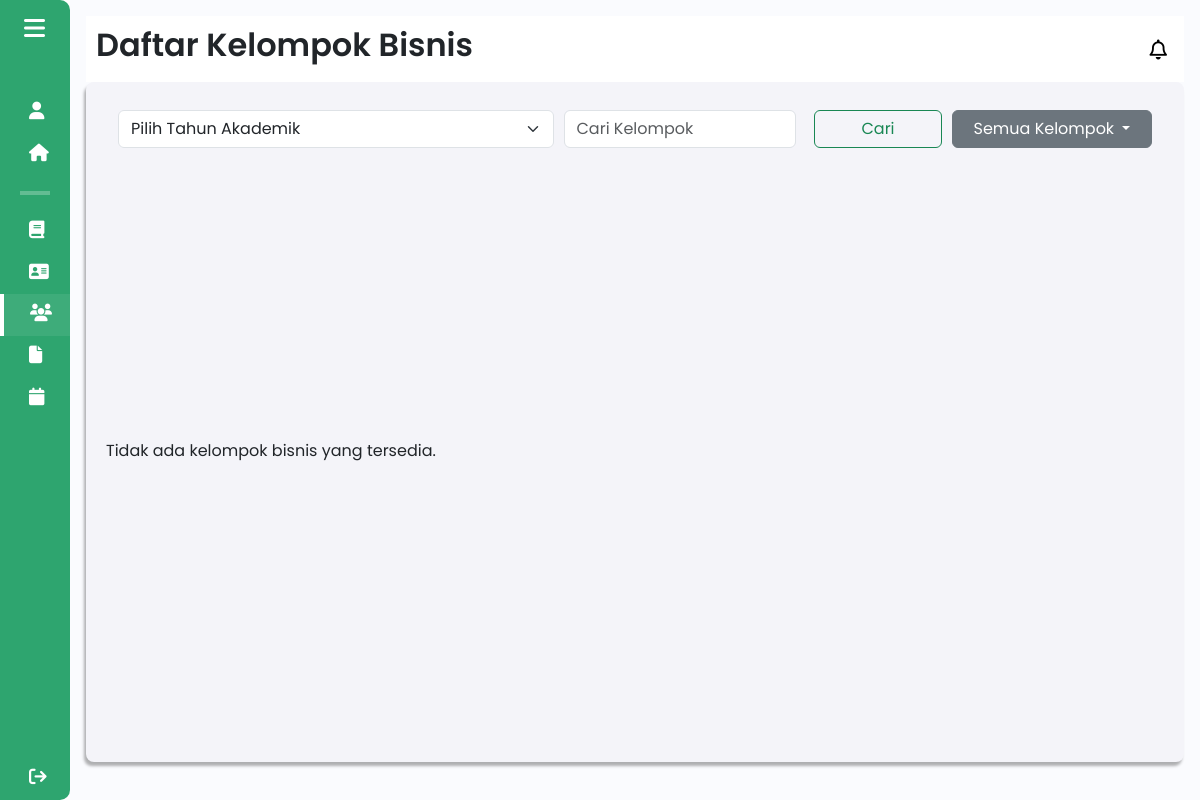
Before: /components/pages/admin/daftar_kelompok_bisnis_admin.php (signed in) with the older database file.
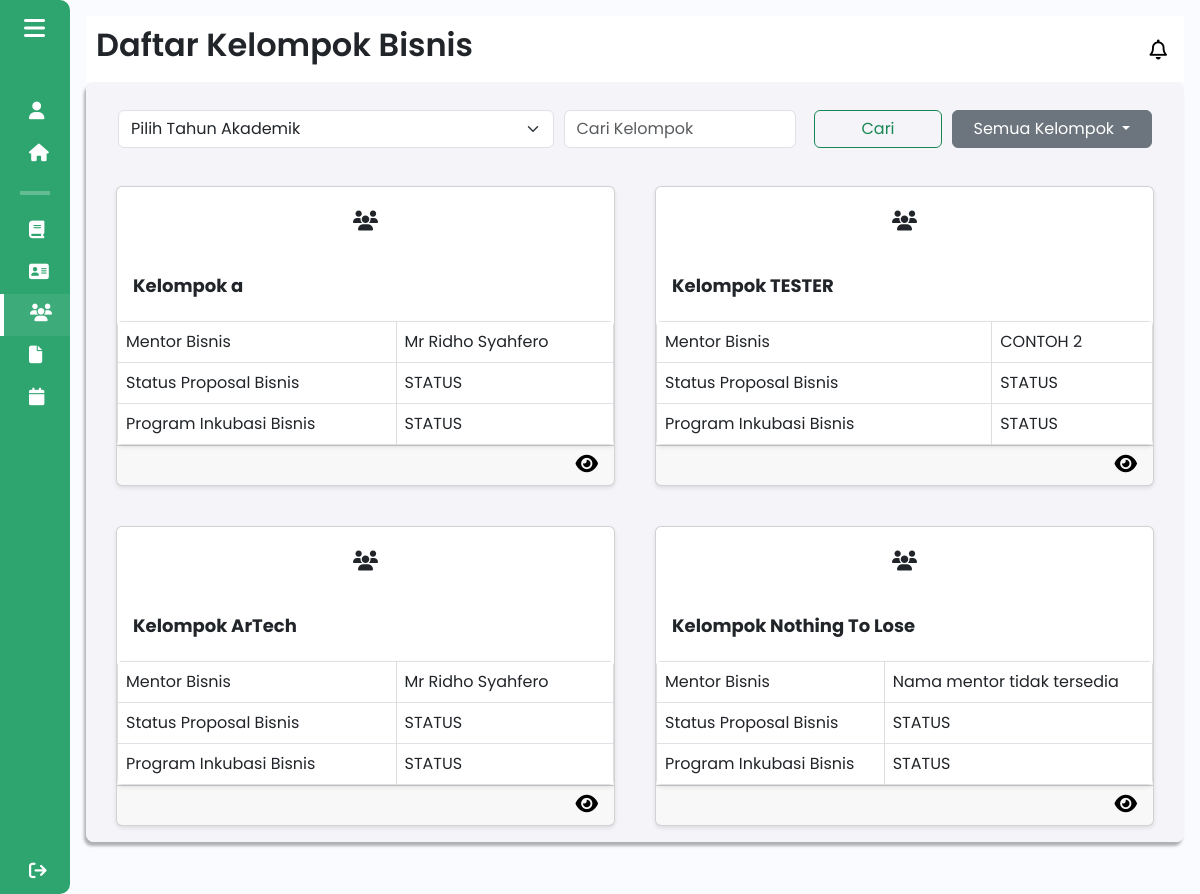
After: the same page with the newer database file.
### tables this page shows
CREATE TABLE `kelompok_bisnis_backup` (
  `id_kelompok` int(11) NOT NULL DEFAULT 0,
  `npm_ketua` varchar(20) DEFAULT NULL,
  `nama_kelompok` varchar(50) DEFAULT NULL,
  `nama_bisnis` varchar(50) DEFAULT NULL,
  `logo_bisnis` varchar(255) DEFAULT NULL,
  `tahun_akademik_id` int(11) DEFAULT NULL,
  `kategori_bisnis` varchar(255) DEFAULT NULL,
  `sdg` varchar(255) DEFAULT NULL,
  `ide_bisnis` varchar(255) DEFAULT NULL,
  `id_mentor` int(11) DEFAULT NULL
);

CREATE TABLE `mentor` (
  `id` int(11) NOT NULL,
  `user_id` int(11) NOT NULL,
  `nama` varchar(100) NOT NULL,
  `nidn` varchar(15) NOT NULL,
  `email` varchar(100) DEFAULT NULL,
  `contact` varchar(15) DEFAULT NULL,
  `keahlian` varchar(100) DEFAULT NULL,
  `fakultas` varchar(100) DEFAULT NULL,
  `prodi` varchar(100) DEFAULT NULL,
  `foto_profile` varchar(255) DEFAULT NULL
);

### components/pages/admin/daftar_kelompok_bisnis_admin.php (the view, shortened to what this page needs)
<?php
include $_SERVER['DOCUMENT_ROOT'] . '/Aplikasi-Kewirausahaan/config/db_connection.php';
$sql = "SELECT * FROM kelompok_bisnis_backup";
$result = $conn->query($sql);
?>
<!DOCTYPE html>
<html lang="en">
<head>
    <link href="https://cdn.lineicons.com/4.0/lineicons.css" rel="stylesheet" />
    <link href="https://cdn.jsdelivr.net/npm/bootstrap@5.3.0-alpha3/dist/css/bootstrap.min.css" rel="stylesheet"
>
    <link rel="stylesheet" href="/Aplikasi-Kewirausahaan/assets/css/daftar_kelompok.css">
</head>
<body>
    <div class="wrapper">
        <?php
        $activePage = 'daftar_kelompok_bisnis_admin';
        include 'sidebar_admin.php';
        ?>
        <div class="main p-3">
            <div class="main_header">
                <?php
                    $pageTitle = "Daftar Kelompok Bisnis";
                    include 'header_admin.php';
                ?>
            </div>
            <div class="main_wrapper">
                <div class="nav_main_wrapper">
                    <nav class="navbar navbar-expand-lg">
                        <div class="container-fluid">
                            <select name="year" class="form-select filter-tahun" required>
                                <option value="" disabled selected>Pilih Tahun Akademik</option>
                            </select>
                            <form class="d-flex" role="search">
                                <input class="form-control me-2" type="search" placeholder="Cari Kelompok" aria-label="Search">
                                <button class="btn btn-outline-success" type="submit">Cari</button>
                            </form>
                            <div class="dropdown">
                                <button class="btn btn-secondary dropdown-toggle text-white" type="button"
                                        id="dropdownMenuButton" data-bs-toggle="dropdown" aria-expanded="false">
                                    Semua Kelompok
                                </button>
                            </div>
                        </div>
                    </nav>
                </div>
                <?php
                if ($result->num_rows > 0) {
                    while ($row = $result->fetch_assoc()) {
                        $id_kelompok = $row['id_kelompok'];
                        $id_mentor = $row['id_mentor'];
                        $mentorQuery = "
                            SELECT m.nama AS nama_mentor
                            FROM mentor m
                            WHERE m.id = '" . $id_mentor . "' LIMIT 1";
                        $mentorResult = mysqli_query($conn, $mentorQuery);
                        $mentor = mysqli_fetch_assoc($mentorResult);
                        $namaMentor = $mentor['nama_mentor'] ?? 'Nama mentor tidak tersedia';
                        echo '
                        <div class="card" style="width: 45%; margin: 10px;">
                            <div class="card-icon text-center py-4">
                                <i class="fa-solid fa-users"></i>
                            </div>
                            <div class="card-body m-0">
                                <h5 class="card-title">Kelompok ' . htmlspecialchars($row['nama_kelompok']) . '</h5>
                            </div>
                            <table class="table table-bordered m-0 styled-table">
                                <tbody>
                                    <tr>
                                        <td>Mentor Bisnis</td>
                                        <td>' . $namaMentor . '</td>
                                    </tr>
                                    <tr>
                                        <td>Status Proposal Bisnis</td>
                                        <td>STATUS</td>
                                    </tr>
                                    <tr>
                                        <td>Program Inkubasi Bisnis</td>
                                        <td>STATUS</td>
                                    </tr>
                                </tbody>
                            </table>
                            <div class="card-footer">
                                <a href="detail_kelompok.php?id_kelompok=' . $id_kelompok . '">
                                    <i class="fa-solid fa-eye detail-icon" data-bs-toggle="tooltip" data-bs-custom-class="custom-tooltip" data-bs-title="Lihat Kelompok Bisnis"></i>
                                </a>
                            </div>
                        </div>';
                    }
                } else {
                    echo '<p>Tidak ada kelompok bisnis yang tersedia.</p>';
                }
                ?>
            </div>
        </div>
    </div>
</body>
</html>

### components/pages/admin/sidebar_admin.php (shortened to what this page needs)
<!DOCTYPE html>
<html lang="en">
<head>
    <link href="https://cdn.lineicons.com/4.0/lineicons.css" rel="stylesheet" />
    <link href="https://cdn.jsdelivr.net/npm/bootstrap@5.3.0-alpha3/dist/css/bootstrap.min.css" rel="stylesheet"
>
    <link rel="stylesheet" href="/Aplikasi-Kewirausahaan/assets/css/sidebar.css">
</head>
<body>
    <div class="wrapper">
        <aside id="sidebar">
            <div class="d-flex">
                <button class="toggle-btn" type="button">
                    <i class="fa-solid fa-bars"></i>
                </button>
            </div>
            <ul class="sidebar-nav">
                <li class="sidebar-item <?php echo ($activePage == 'profil') ? 'active' : ''; ?>">
                    <a href="profil_admin.php" class="sidebar-link">
                        <i class="fa-solid fa-user"></i>
                    </a>
                </li>
                <li class="sidebar-item <?php echo ($activePage == 'pageadmin') ? 'active' : ''; ?>">
                    <a href="pageadmin.php" class="sidebar-link">
                        <i class="fa-solid fa-house"></i>
                    </a>
                </li>
                <hr>
                <li class="sidebar-item <?php echo ($activePage == 'materikewirausahaan_admin') ? 'active' : ''; ?>">
                    <a href="materikewirausahaan_admin.php" class="sidebar-link">
                        <i class="fa-solid fa-book"></i>
                    </a>
                </li>
                <li class="sidebar-item <?php echo ($activePage == 'daftar_mentor_admin') ? 'active' : ''; ?>">
                    <a href="daftar_mentor_admin.php" class="sidebar-link">
                    <i class="fa-solid fa-address-card"></i>
                    </a>
                </li>
                <li class="sidebar-item <?php echo ($activePage == 'daftar_kelompok_bisnis_admin') ? 'active' : ''; ?>">
                    <a href="daftar_kelompok_bisnis_admin.php" class="sidebar-link">
                        <i class="fa-solid fa-users"></i>
                    </a>
                </li>
                <li class="sidebar-item <?php echo ($activePage == 'daftar_penuh_proposal') ? 'active' : ''; ?>">
                    <a href="daftar_penuh_proposal.php" class="sidebar-link">
                        <i class="fa-solid fa-file"></i>
                    </a>
                </li>
                <li class="sidebar-item <?php echo ($activePage == 'tahun_akademik') ? 'active' : ''; ?>">
                    <a href="tahun_akademik.php" class="sidebar-link">
                        <i class="fa-solid fa-calendar"></i>
                    </a>
                </li>
                <li class="sidebar-item sign-out">
                    <a href="/Aplikasi-Kewirausahaan/components/pages/startdashboard/dashboardawal.php" class="sidebar-link">
                        <i class="fa-solid fa-sign-out"></i>
                    </a>
                </li>
            </ul>
        </aside>
    </div>
</body>
</html>

### components/pages/admin/header_admin.php (shortened to what this page needs)
<!DOCTYPE html>
<html lang="en">
<head>
    <link href="https://cdn.lineicons.com/4.0/lineicons.css" rel="stylesheet" />
    <link href="https://cdn.jsdelivr.net/npm/bootstrap@5.3.0-alpha3/dist/css/bootstrap.min.css" rel="stylesheet"
>
    <link rel="stylesheet" href="/Aplikasi-Kewirausahaan/assets/css/header.css">
</head>
<body>
    <div class="wrapper">
        <div class="main_header">
            <h1 class="halaman"><?php echo $pageTitle ?? 'Halaman'; ?></h1>
            <a href="javascript:void(0)" class="notification" id="notificationButton">
                <i class="fa-regular fa-bell"></i>
            </a>
        </div>
    </div>
</body>
</html>

### assets/css/daftar_kelompok.css (style rules this page uses)
body { margin: 0; font-family: "Poppins", sans-serif; background-color: #f4f4f9; }
.main { padding: 20px; }
.main_wrapper { display: flex; flex-wrap: wrap; justify-content: space-between; gap: 20px; padding: 30px; background-color: #f4f4f9; border-radius: 8px; box-shadow: 0 4px 6px rgba(0, 0, 0, 0.1); }
.nav_main_wrapper { display: block; width: 100%; }
.card { flex: 1 1 calc(45% - 20px); box-sizing: border-box; transition: transform 0.2s, color 0.2s; height: 300px; max-width: 49%; margin: 10px; min-width: 280px; background-color: #fff; border-radius: 8px; overflow: hidden; box-shadow: 0 2px 4px rgba(0, 0, 0, 0.1); }
.card h5 { font-weight: bold; font-size: 18px; }
.card-footer { display: flex; justify-content: flex-end; }
.card-footer a { font-size: 16px; color: black; text-decoration: none; }
.card-icon i, .card-footer .detail-icon { font-size: 20px; cursor: pointer; transition: transform 0.2s, color 0.2s; }
.styled-table { width: 100%; margin: 20px 0; border-collapse: collapse; background-color: #fff; border-radius: 5px; overflow: hidden; box-shadow: 0 2px 4px rgba(0, 0, 0, 0.1); }
.styled-table td { padding: 10px 15px; border: 1px solid #ddd; background-color: #fefefe; vertical-align: middle; }
.filter-tahun { width: 60% !important; margin-right: 10px; }
.nav_main_wrapper .btn { width: 200px; text-align: center; margin-left: 10px; }

### assets/css/sidebar.css (style rules this page uses)
a { text-decoration: none; }
li { list-style: none; }
h1 { font-weight: 600; font-size: 1.5rem; }
body { font-family: "Poppins", sans-serif; }
.wrapper { display: flex; }
.main { min-height: 100vh; width: 100%; overflow: hidden; transition: all 0.35s ease-in-out; background-color: #fafbfe; }
#sidebar { width: 70px; min-width: 70px; z-index: 1000; transition: all 0.25s ease-in-out; background-color: #2ea56f; display: flex; flex-direction: column; border-top-right-radius: 10px; border-bottom-right-radius: 10px; }
.toggle-btn, .toggle-btn2 { background-color: transparent; cursor: pointer; border: 0; padding: 1rem 1.5rem; }
.toggle-btn i, .toggle-btn2 i { font-size: 1.5rem; color: #fff; }
.sidebar-nav { padding: 2rem 0; flex: 1 1 auto; }
a.sidebar-link { padding: 0.625rem 1.625rem; color: #fff; display: block; font-size: 0.9rem; white-space: nowrap; border-left: 3px solid transparent; }
.sidebar-link i { font-size: 1.1rem; margin-right: 0.75rem; }
.sidebar-item.active a { background-color: rgba(255, 255, 255, 0.075); border-left: 4px solid white; }
.sidebar-item { position: relative; }
.sign-out { position: fixed; bottom: 0; left: 0; }
.sidebar-nav hr { border: 2px solid white; margin-right: 20px; margin-left: 20px; }
.main_wrapper { width: 100%; height: 85vh; background-color: #f4f4f9; box-shadow: -2px 4px 3px rgba(0, 0, 0, 0.3); margin: 0; padding: 20px; overflow-y: auto; border-radius: 8px; }

### assets/css/header.css (style rules this page uses)
a { text-decoration: none; }
li { list-style: none; }
h1 { font-weight: 600; font-size: 1.5rem; }
body { font-family: "Poppins", sans-serif; }
.main_header { display: flex; justify-content: space-between; align-items: center; padding: 5px; background-color: #fff; min-height: 50px; }
.main_header h1 { font-size: xx-large; }
.notification { position: fixed; top: 10px; right: 10px; text-decoration: none; color: #000000; margin-top: 30px; margin-right: 15px; border-radius: 5px; font-size: 16px; display: flex; align-items: center; }
.notification i { margin-right: 8px; font-size: 20px; }

### components/pages/admin/daftar_kelompok_bisnis_admin.php (style rules this page uses)
.card { max-height: 300px !important; }

Changed rows visible on the page:
added kelompok_bisnis_backup: nama_kelompok "a", id_mentor.nama "Mr Ridho Syahfero"
added kelompok_bisnis_backup: nama_kelompok "TESTER", id_mentor.nama "CONTOH 2"
added kelompok_bisnis_backup: nama_kelompok "ArTech", id_mentor.nama "Mr Ridho Syahfero"
added kelompok_bisnis_backup: nama_kelompok "Nothing To Lose", namaMentor "Nama mentor tidak tersedia"
Other visible differences:
text no longer shown: "Tidak ada kelompok bisnis yang tersedia."
